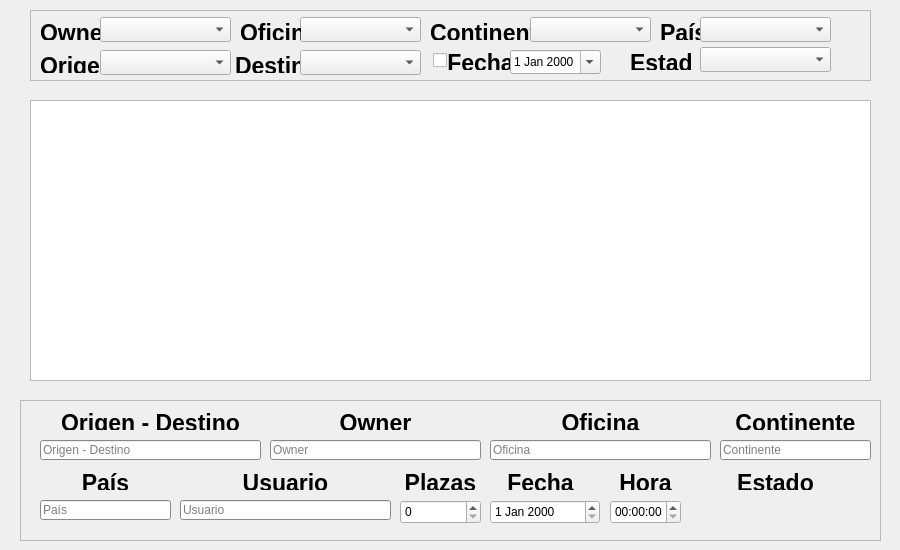
<?xml version="1.0" encoding="UTF-8"?>
<ui version="4.0">
 <class>historial</class>
 <widget class="QDialog" name="historial">
  <property name="geometry">
   <rect>
    <x>0</x>
    <y>0</y>
    <width>900</width>
    <height>550</height>
   </rect>
  </property>
  <property name="minimumSize">
   <size>
    <width>900</width>
    <height>550</height>
   </size>
  </property>
  <property name="maximumSize">
   <size>
    <width>900</width>
    <height>16777215</height>
   </size>
  </property>
  <property name="windowTitle">
   <string>Dialog</string>
  </property>
  <widget class="QFrame" name="filtrado">
   <property name="geometry">
    <rect>
     <x>30</x>
     <y>10</y>
     <width>841</width>
     <height>71</height>
    </rect>
   </property>
   <property name="frameShape">
    <enum>QFrame::StyledPanel</enum>
   </property>
   <property name="frameShadow">
    <enum>QFrame::Raised</enum>
   </property>
   <widget class="QComboBox" name="comboOficinaFilter">
    <property name="geometry">
     <rect>
      <x>270</x>
      <y>7</y>
      <width>121</width>
      <height>25</height>
     </rect>
    </property>
   </widget>
   <widget class="QLabel" name="labelFechaFilter">
    <property name="geometry">
     <rect>
      <x>415</x>
      <y>40</y>
      <width>71</width>
      <height>20</height>
     </rect>
    </property>
    <property name="font">
     <font>
      <pointsize>17</pointsize>
      <weight>75</weight>
      <bold>true</bold>
      <underline>false</underline>
     </font>
    </property>
    <property name="text">
     <string>&lt;html&gt;&lt;head/&gt;&lt;body&gt;&lt;p align=&quot;center&quot;&gt;Fecha&lt;/p&gt;&lt;/body&gt;&lt;/html&gt;</string>
    </property>
   </widget>
   <widget class="QLabel" name="labelOwnerFilter">
    <property name="geometry">
     <rect>
      <x>10</x>
      <y>10</y>
      <width>61</width>
      <height>20</height>
     </rect>
    </property>
    <property name="font">
     <font>
      <pointsize>17</pointsize>
      <weight>75</weight>
      <bold>true</bold>
      <underline>false</underline>
     </font>
    </property>
    <property name="text">
     <string>&lt;html&gt;&lt;head/&gt;&lt;body&gt;&lt;p align=&quot;center&quot;&gt;Owner&lt;/p&gt;&lt;/body&gt;&lt;/html&gt;</string>
    </property>
   </widget>
   <widget class="QLabel" name="labelContinenteFilter">
    <property name="geometry">
     <rect>
      <x>400</x>
      <y>10</y>
      <width>101</width>
      <height>20</height>
     </rect>
    </property>
    <property name="font">
     <font>
      <pointsize>17</pointsize>
      <weight>75</weight>
      <bold>true</bold>
      <underline>false</underline>
     </font>
    </property>
    <property name="text">
     <string>&lt;html&gt;&lt;head/&gt;&lt;body&gt;&lt;p align=&quot;center&quot;&gt;Continente&lt;/p&gt;&lt;/body&gt;&lt;/html&gt;</string>
    </property>
   </widget>
   <widget class="QComboBox" name="comboOwnerFilter">
    <property name="geometry">
     <rect>
      <x>70</x>
      <y>7</y>
      <width>131</width>
      <height>25</height>
     </rect>
    </property>
   </widget>
   <widget class="QDateEdit" name="dateFechaFilter">
    <property name="geometry">
     <rect>
      <x>480</x>
      <y>40</y>
      <width>91</width>
      <height>24</height>
     </rect>
    </property>
    <property name="calendarPopup">
     <bool>true</bool>
    </property>
   </widget>
   <widget class="QLabel" name="labelOficinaFilter">
    <property name="geometry">
     <rect>
      <x>210</x>
      <y>10</y>
      <width>61</width>
      <height>20</height>
     </rect>
    </property>
    <property name="font">
     <font>
      <pointsize>17</pointsize>
      <weight>75</weight>
      <bold>true</bold>
      <underline>false</underline>
     </font>
    </property>
    <property name="text">
     <string>&lt;html&gt;&lt;head/&gt;&lt;body&gt;&lt;p align=&quot;center&quot;&gt;Oficina&lt;/p&gt;&lt;/body&gt;&lt;/html&gt;</string>
    </property>
   </widget>
   <widget class="QComboBox" name="comboContinenteFilter">
    <property name="geometry">
     <rect>
      <x>500</x>
      <y>7</y>
      <width>121</width>
      <height>25</height>
     </rect>
    </property>
   </widget>
   <widget class="QCheckBox" name="checkFecha">
    <property name="enabled">
     <bool>true</bool>
    </property>
    <property name="geometry">
     <rect>
      <x>403</x>
      <y>40</y>
      <width>21</width>
      <height>20</height>
     </rect>
    </property>
    <property name="text">
     <string/>
    </property>
   </widget>
   <widget class="QLabel" name="labelPaisFilter">
    <property name="geometry">
     <rect>
      <x>630</x>
      <y>10</y>
      <width>41</width>
      <height>20</height>
     </rect>
    </property>
    <property name="font">
     <font>
      <pointsize>17</pointsize>
      <weight>75</weight>
      <bold>true</bold>
      <underline>false</underline>
     </font>
    </property>
    <property name="text">
     <string>&lt;html&gt;&lt;head/&gt;&lt;body&gt;&lt;p align=&quot;center&quot;&gt;País&lt;/p&gt;&lt;/body&gt;&lt;/html&gt;</string>
    </property>
   </widget>
   <widget class="QComboBox" name="comboPais">
    <property name="geometry">
     <rect>
      <x>670</x>
      <y>7</y>
      <width>131</width>
      <height>25</height>
     </rect>
    </property>
   </widget>
   <widget class="QLabel" name="labelEstadoFilter">
    <property name="geometry">
     <rect>
      <x>600</x>
      <y>40</y>
      <width>61</width>
      <height>20</height>
     </rect>
    </property>
    <property name="font">
     <font>
      <pointsize>17</pointsize>
      <weight>75</weight>
      <bold>true</bold>
      <underline>false</underline>
     </font>
    </property>
    <property name="text">
     <string>&lt;html&gt;&lt;head/&gt;&lt;body&gt;&lt;p align=&quot;center&quot;&gt;Estado&lt;/p&gt;&lt;/body&gt;&lt;/html&gt;</string>
    </property>
   </widget>
   <widget class="QComboBox" name="comboEstado">
    <property name="geometry">
     <rect>
      <x>670</x>
      <y>37</y>
      <width>131</width>
      <height>25</height>
     </rect>
    </property>
   </widget>
   <widget class="QComboBox" name="comboOrigenFilter">
    <property name="geometry">
     <rect>
      <x>70</x>
      <y>40</y>
      <width>131</width>
      <height>25</height>
     </rect>
    </property>
   </widget>
   <widget class="QLabel" name="labelDestinoFilter">
    <property name="geometry">
     <rect>
      <x>205</x>
      <y>43</y>
      <width>71</width>
      <height>20</height>
     </rect>
    </property>
    <property name="font">
     <font>
      <pointsize>17</pointsize>
      <weight>75</weight>
      <bold>true</bold>
      <underline>false</underline>
     </font>
    </property>
    <property name="text">
     <string>&lt;html&gt;&lt;head/&gt;&lt;body&gt;&lt;p align=&quot;center&quot;&gt;Destino&lt;/p&gt;&lt;/body&gt;&lt;/html&gt;</string>
    </property>
   </widget>
   <widget class="QLabel" name="labelOrigenFilter">
    <property name="geometry">
     <rect>
      <x>10</x>
      <y>43</y>
      <width>61</width>
      <height>20</height>
     </rect>
    </property>
    <property name="font">
     <font>
      <pointsize>17</pointsize>
      <weight>75</weight>
      <bold>true</bold>
      <underline>false</underline>
     </font>
    </property>
    <property name="text">
     <string>&lt;html&gt;&lt;head/&gt;&lt;body&gt;&lt;p align=&quot;center&quot;&gt;Origen&lt;/p&gt;&lt;/body&gt;&lt;/html&gt;</string>
    </property>
   </widget>
   <widget class="QComboBox" name="comboDestinoFilter">
    <property name="geometry">
     <rect>
      <x>270</x>
      <y>40</y>
      <width>121</width>
      <height>25</height>
     </rect>
    </property>
   </widget>
   <zorder>comboOficinaFilter</zorder>
   <zorder>labelFechaFilter</zorder>
   <zorder>labelOwnerFilter</zorder>
   <zorder>labelContinenteFilter</zorder>
   <zorder>dateFechaFilter</zorder>
   <zorder>labelOficinaFilter</zorder>
   <zorder>comboContinenteFilter</zorder>
   <zorder>checkFecha</zorder>
   <zorder>labelPaisFilter</zorder>
   <zorder>comboPais</zorder>
   <zorder>labelEstadoFilter</zorder>
   <zorder>comboEstado</zorder>
   <zorder>labelDestinoFilter</zorder>
   <zorder>labelOrigenFilter</zorder>
   <zorder>comboDestinoFilter</zorder>
   <zorder>comboOrigenFilter</zorder>
   <zorder>comboOwnerFilter</zorder>
  </widget>
  <widget class="QTableWidget" name="tablePeticiones">
   <property name="geometry">
    <rect>
     <x>30</x>
     <y>100</y>
     <width>841</width>
     <height>281</height>
    </rect>
   </property>
   <property name="selectionMode">
    <enum>QAbstractItemView::SingleSelection</enum>
   </property>
   <property name="selectionBehavior">
    <enum>QAbstractItemView::SelectRows</enum>
   </property>
  </widget>
  <widget class="QFrame" name="labels">
   <property name="enabled">
    <bool>true</bool>
   </property>
   <property name="geometry">
    <rect>
     <x>20</x>
     <y>400</y>
     <width>861</width>
     <height>141</height>
    </rect>
   </property>
   <property name="frameShape">
    <enum>QFrame::StyledPanel</enum>
   </property>
   <property name="frameShadow">
    <enum>QFrame::Raised</enum>
   </property>
   <widget class="QLabel" name="labelNego">
    <property name="geometry">
     <rect>
      <x>20</x>
      <y>10</y>
      <width>221</width>
      <height>20</height>
     </rect>
    </property>
    <property name="font">
     <font>
      <pointsize>17</pointsize>
      <weight>75</weight>
      <bold>true</bold>
      <underline>false</underline>
     </font>
    </property>
    <property name="text">
     <string>&lt;html&gt;&lt;head/&gt;&lt;body&gt;&lt;p align=&quot;center&quot;&gt;Origen - Destino&lt;/p&gt;&lt;/body&gt;&lt;/html&gt;</string>
    </property>
   </widget>
   <widget class="QLineEdit" name="txtNego">
    <property name="geometry">
     <rect>
      <x>20</x>
      <y>40</y>
      <width>221</width>
      <height>20</height>
     </rect>
    </property>
    <property name="palette">
     <palette>
      <active>
       <colorrole role="Base">
        <brush brushstyle="SolidPattern">
         <color alpha="255">
          <red>255</red>
          <green>255</green>
          <blue>255</blue>
         </color>
        </brush>
       </colorrole>
       <colorrole role="Window">
        <brush brushstyle="SolidPattern">
         <color alpha="255">
          <red>191</red>
          <green>191</green>
          <blue>191</blue>
         </color>
        </brush>
       </colorrole>
      </active>
      <inactive>
       <colorrole role="Base">
        <brush brushstyle="SolidPattern">
         <color alpha="255">
          <red>255</red>
          <green>255</green>
          <blue>255</blue>
         </color>
        </brush>
       </colorrole>
       <colorrole role="Window">
        <brush brushstyle="SolidPattern">
         <color alpha="255">
          <red>191</red>
          <green>191</green>
          <blue>191</blue>
         </color>
        </brush>
       </colorrole>
      </inactive>
      <disabled>
       <colorrole role="Base">
        <brush brushstyle="SolidPattern">
         <color alpha="255">
          <red>191</red>
          <green>191</green>
          <blue>191</blue>
         </color>
        </brush>
       </colorrole>
       <colorrole role="Window">
        <brush brushstyle="SolidPattern">
         <color alpha="255">
          <red>191</red>
          <green>191</green>
          <blue>191</blue>
         </color>
        </brush>
       </colorrole>
      </disabled>
     </palette>
    </property>
    <property name="placeholderText">
     <string>Origen - Destino</string>
    </property>
   </widget>
   <widget class="QLineEdit" name="txtOwner">
    <property name="geometry">
     <rect>
      <x>250</x>
      <y>40</y>
      <width>211</width>
      <height>20</height>
     </rect>
    </property>
    <property name="palette">
     <palette>
      <active>
       <colorrole role="Base">
        <brush brushstyle="SolidPattern">
         <color alpha="255">
          <red>255</red>
          <green>255</green>
          <blue>255</blue>
         </color>
        </brush>
       </colorrole>
       <colorrole role="Window">
        <brush brushstyle="SolidPattern">
         <color alpha="255">
          <red>191</red>
          <green>191</green>
          <blue>191</blue>
         </color>
        </brush>
       </colorrole>
      </active>
      <inactive>
       <colorrole role="Base">
        <brush brushstyle="SolidPattern">
         <color alpha="255">
          <red>255</red>
          <green>255</green>
          <blue>255</blue>
         </color>
        </brush>
       </colorrole>
       <colorrole role="Window">
        <brush brushstyle="SolidPattern">
         <color alpha="255">
          <red>191</red>
          <green>191</green>
          <blue>191</blue>
         </color>
        </brush>
       </colorrole>
      </inactive>
      <disabled>
       <colorrole role="Base">
        <brush brushstyle="SolidPattern">
         <color alpha="255">
          <red>191</red>
          <green>191</green>
          <blue>191</blue>
         </color>
        </brush>
       </colorrole>
       <colorrole role="Window">
        <brush brushstyle="SolidPattern">
         <color alpha="255">
          <red>191</red>
          <green>191</green>
          <blue>191</blue>
         </color>
        </brush>
       </colorrole>
      </disabled>
     </palette>
    </property>
    <property name="text">
     <string/>
    </property>
    <property name="placeholderText">
     <string>Owner</string>
    </property>
   </widget>
   <widget class="QLabel" name="labelOwner">
    <property name="geometry">
     <rect>
      <x>250</x>
      <y>10</y>
      <width>211</width>
      <height>20</height>
     </rect>
    </property>
    <property name="font">
     <font>
      <pointsize>17</pointsize>
      <weight>75</weight>
      <bold>true</bold>
      <underline>false</underline>
     </font>
    </property>
    <property name="text">
     <string>&lt;html&gt;&lt;head/&gt;&lt;body&gt;&lt;p align=&quot;center&quot;&gt;Owner&lt;/p&gt;&lt;/body&gt;&lt;/html&gt;</string>
    </property>
   </widget>
   <widget class="QLabel" name="labelContinent">
    <property name="geometry">
     <rect>
      <x>700</x>
      <y>10</y>
      <width>151</width>
      <height>20</height>
     </rect>
    </property>
    <property name="font">
     <font>
      <pointsize>17</pointsize>
      <weight>75</weight>
      <bold>true</bold>
      <underline>false</underline>
     </font>
    </property>
    <property name="text">
     <string>&lt;html&gt;&lt;head/&gt;&lt;body&gt;&lt;p align=&quot;center&quot;&gt;Continente&lt;/p&gt;&lt;/body&gt;&lt;/html&gt;</string>
    </property>
   </widget>
   <widget class="QLineEdit" name="txtContinente">
    <property name="geometry">
     <rect>
      <x>700</x>
      <y>40</y>
      <width>151</width>
      <height>20</height>
     </rect>
    </property>
    <property name="palette">
     <palette>
      <active>
       <colorrole role="Base">
        <brush brushstyle="SolidPattern">
         <color alpha="255">
          <red>255</red>
          <green>255</green>
          <blue>255</blue>
         </color>
        </brush>
       </colorrole>
       <colorrole role="Window">
        <brush brushstyle="SolidPattern">
         <color alpha="255">
          <red>191</red>
          <green>191</green>
          <blue>191</blue>
         </color>
        </brush>
       </colorrole>
      </active>
      <inactive>
       <colorrole role="Base">
        <brush brushstyle="SolidPattern">
         <color alpha="255">
          <red>255</red>
          <green>255</green>
          <blue>255</blue>
         </color>
        </brush>
       </colorrole>
       <colorrole role="Window">
        <brush brushstyle="SolidPattern">
         <color alpha="255">
          <red>191</red>
          <green>191</green>
          <blue>191</blue>
         </color>
        </brush>
       </colorrole>
      </inactive>
      <disabled>
       <colorrole role="Base">
        <brush brushstyle="SolidPattern">
         <color alpha="255">
          <red>191</red>
          <green>191</green>
          <blue>191</blue>
         </color>
        </brush>
       </colorrole>
       <colorrole role="Window">
        <brush brushstyle="SolidPattern">
         <color alpha="255">
          <red>191</red>
          <green>191</green>
          <blue>191</blue>
         </color>
        </brush>
       </colorrole>
      </disabled>
     </palette>
    </property>
    <property name="echoMode">
     <enum>QLineEdit::Normal</enum>
    </property>
    <property name="placeholderText">
     <string>Continente</string>
    </property>
   </widget>
   <widget class="QLineEdit" name="txtPais">
    <property name="geometry">
     <rect>
      <x>20</x>
      <y>100</y>
      <width>131</width>
      <height>20</height>
     </rect>
    </property>
    <property name="palette">
     <palette>
      <active>
       <colorrole role="Base">
        <brush brushstyle="SolidPattern">
         <color alpha="255">
          <red>255</red>
          <green>255</green>
          <blue>255</blue>
         </color>
        </brush>
       </colorrole>
       <colorrole role="Window">
        <brush brushstyle="SolidPattern">
         <color alpha="255">
          <red>191</red>
          <green>191</green>
          <blue>191</blue>
         </color>
        </brush>
       </colorrole>
      </active>
      <inactive>
       <colorrole role="Base">
        <brush brushstyle="SolidPattern">
         <color alpha="255">
          <red>255</red>
          <green>255</green>
          <blue>255</blue>
         </color>
        </brush>
       </colorrole>
       <colorrole role="Window">
        <brush brushstyle="SolidPattern">
         <color alpha="255">
          <red>191</red>
          <green>191</green>
          <blue>191</blue>
         </color>
        </brush>
       </colorrole>
      </inactive>
      <disabled>
       <colorrole role="Base">
        <brush brushstyle="SolidPattern">
         <color alpha="255">
          <red>191</red>
          <green>191</green>
          <blue>191</blue>
         </color>
        </brush>
       </colorrole>
       <colorrole role="Window">
        <brush brushstyle="SolidPattern">
         <color alpha="255">
          <red>191</red>
          <green>191</green>
          <blue>191</blue>
         </color>
        </brush>
       </colorrole>
      </disabled>
     </palette>
    </property>
    <property name="echoMode">
     <enum>QLineEdit::Normal</enum>
    </property>
    <property name="placeholderText">
     <string>País</string>
    </property>
   </widget>
   <widget class="QLabel" name="labelPais">
    <property name="geometry">
     <rect>
      <x>20</x>
      <y>70</y>
      <width>131</width>
      <height>20</height>
     </rect>
    </property>
    <property name="font">
     <font>
      <pointsize>17</pointsize>
      <weight>75</weight>
      <bold>true</bold>
      <underline>false</underline>
     </font>
    </property>
    <property name="text">
     <string>&lt;html&gt;&lt;head/&gt;&lt;body&gt;&lt;p align=&quot;center&quot;&gt;País&lt;/p&gt;&lt;/body&gt;&lt;/html&gt;</string>
    </property>
   </widget>
   <widget class="QLabel" name="labelHora">
    <property name="geometry">
     <rect>
      <x>590</x>
      <y>70</y>
      <width>71</width>
      <height>20</height>
     </rect>
    </property>
    <property name="font">
     <font>
      <pointsize>17</pointsize>
      <weight>75</weight>
      <bold>true</bold>
      <underline>false</underline>
     </font>
    </property>
    <property name="text">
     <string>&lt;html&gt;&lt;head/&gt;&lt;body&gt;&lt;p align=&quot;center&quot;&gt;Hora&lt;/p&gt;&lt;/body&gt;&lt;/html&gt;</string>
    </property>
   </widget>
   <widget class="QLabel" name="labelNombre">
    <property name="geometry">
     <rect>
      <x>160</x>
      <y>70</y>
      <width>211</width>
      <height>20</height>
     </rect>
    </property>
    <property name="font">
     <font>
      <pointsize>17</pointsize>
      <weight>75</weight>
      <bold>true</bold>
      <underline>false</underline>
     </font>
    </property>
    <property name="text">
     <string>&lt;html&gt;&lt;head/&gt;&lt;body&gt;&lt;p align=&quot;center&quot;&gt;Usuario&lt;/p&gt;&lt;/body&gt;&lt;/html&gt;</string>
    </property>
   </widget>
   <widget class="QLineEdit" name="txtUsuario">
    <property name="geometry">
     <rect>
      <x>160</x>
      <y>100</y>
      <width>211</width>
      <height>20</height>
     </rect>
    </property>
    <property name="palette">
     <palette>
      <active>
       <colorrole role="Base">
        <brush brushstyle="SolidPattern">
         <color alpha="255">
          <red>255</red>
          <green>255</green>
          <blue>255</blue>
         </color>
        </brush>
       </colorrole>
       <colorrole role="Window">
        <brush brushstyle="SolidPattern">
         <color alpha="255">
          <red>191</red>
          <green>191</green>
          <blue>191</blue>
         </color>
        </brush>
       </colorrole>
      </active>
      <inactive>
       <colorrole role="Base">
        <brush brushstyle="SolidPattern">
         <color alpha="255">
          <red>255</red>
          <green>255</green>
          <blue>255</blue>
         </color>
        </brush>
       </colorrole>
       <colorrole role="Window">
        <brush brushstyle="SolidPattern">
         <color alpha="255">
          <red>191</red>
          <green>191</green>
          <blue>191</blue>
         </color>
        </brush>
       </colorrole>
      </inactive>
      <disabled>
       <colorrole role="Base">
        <brush brushstyle="SolidPattern">
         <color alpha="255">
          <red>191</red>
          <green>191</green>
          <blue>191</blue>
         </color>
        </brush>
       </colorrole>
       <colorrole role="Window">
        <brush brushstyle="SolidPattern">
         <color alpha="255">
          <red>191</red>
          <green>191</green>
          <blue>191</blue>
         </color>
        </brush>
       </colorrole>
      </disabled>
     </palette>
    </property>
    <property name="placeholderText">
     <string>Usuario</string>
    </property>
   </widget>
   <widget class="QLabel" name="labelPlazas">
    <property name="geometry">
     <rect>
      <x>380</x>
      <y>70</y>
      <width>81</width>
      <height>20</height>
     </rect>
    </property>
    <property name="font">
     <font>
      <pointsize>17</pointsize>
      <weight>75</weight>
      <bold>true</bold>
      <underline>false</underline>
     </font>
    </property>
    <property name="text">
     <string>&lt;html&gt;&lt;head/&gt;&lt;body&gt;&lt;p align=&quot;center&quot;&gt;Plazas&lt;/p&gt;&lt;/body&gt;&lt;/html&gt;</string>
    </property>
   </widget>
   <widget class="QLabel" name="labelFecha">
    <property name="geometry">
     <rect>
      <x>470</x>
      <y>70</y>
      <width>101</width>
      <height>20</height>
     </rect>
    </property>
    <property name="font">
     <font>
      <pointsize>17</pointsize>
      <weight>75</weight>
      <bold>true</bold>
      <underline>false</underline>
     </font>
    </property>
    <property name="text">
     <string>&lt;html&gt;&lt;head/&gt;&lt;body&gt;&lt;p align=&quot;center&quot;&gt;Fecha&lt;/p&gt;&lt;/body&gt;&lt;/html&gt;</string>
    </property>
   </widget>
   <widget class="QSpinBox" name="spinPlazas">
    <property name="geometry">
     <rect>
      <x>380</x>
      <y>100</y>
      <width>81</width>
      <height>24</height>
     </rect>
    </property>
   </widget>
   <widget class="QDateEdit" name="date">
    <property name="geometry">
     <rect>
      <x>470</x>
      <y>100</y>
      <width>110</width>
      <height>24</height>
     </rect>
    </property>
   </widget>
   <widget class="QTimeEdit" name="time">
    <property name="geometry">
     <rect>
      <x>590</x>
      <y>100</y>
      <width>71</width>
      <height>24</height>
     </rect>
    </property>
   </widget>
   <widget class="QLabel" name="labelEstados">
    <property name="geometry">
     <rect>
      <x>670</x>
      <y>70</y>
      <width>171</width>
      <height>20</height>
     </rect>
    </property>
    <property name="font">
     <font>
      <pointsize>17</pointsize>
      <weight>75</weight>
      <bold>true</bold>
      <underline>false</underline>
     </font>
    </property>
    <property name="text">
     <string>&lt;html&gt;&lt;head/&gt;&lt;body&gt;&lt;p align=&quot;center&quot;&gt;Estado&lt;/p&gt;&lt;/body&gt;&lt;/html&gt;</string>
    </property>
   </widget>
   <widget class="QLabel" name="labelEstado">
    <property name="geometry">
     <rect>
      <x>670</x>
      <y>90</y>
      <width>171</width>
      <height>41</height>
     </rect>
    </property>
    <property name="palette">
     <palette>
      <active>
       <colorrole role="Text">
        <brush brushstyle="SolidPattern">
         <color alpha="255">
          <red>6</red>
          <green>232</green>
          <blue>0</blue>
         </color>
        </brush>
       </colorrole>
      </active>
      <inactive>
       <colorrole role="Text">
        <brush brushstyle="SolidPattern">
         <color alpha="255">
          <red>6</red>
          <green>232</green>
          <blue>0</blue>
         </color>
        </brush>
       </colorrole>
      </inactive>
      <disabled>
       <colorrole role="Text">
        <brush brushstyle="SolidPattern">
         <color alpha="255">
          <red>127</red>
          <green>127</green>
          <blue>127</blue>
         </color>
        </brush>
       </colorrole>
      </disabled>
     </palette>
    </property>
    <property name="font">
     <font>
      <pointsize>17</pointsize>
      <weight>75</weight>
      <bold>true</bold>
     </font>
    </property>
    <property name="text">
     <string>&lt;html&gt;&lt;head/&gt;&lt;body&gt;&lt;p align=&quot;center&quot;&gt;&lt;br/&gt;&lt;/p&gt;&lt;/body&gt;&lt;/html&gt;</string>
    </property>
    <property name="alignment">
     <set>Qt::AlignCenter</set>
    </property>
   </widget>
   <widget class="QLineEdit" name="txtOficina">
    <property name="geometry">
     <rect>
      <x>470</x>
      <y>40</y>
      <width>221</width>
      <height>20</height>
     </rect>
    </property>
    <property name="palette">
     <palette>
      <active>
       <colorrole role="Base">
        <brush brushstyle="SolidPattern">
         <color alpha="255">
          <red>255</red>
          <green>255</green>
          <blue>255</blue>
         </color>
        </brush>
       </colorrole>
       <colorrole role="Window">
        <brush brushstyle="SolidPattern">
         <color alpha="255">
          <red>191</red>
          <green>191</green>
          <blue>191</blue>
         </color>
        </brush>
       </colorrole>
      </active>
      <inactive>
       <colorrole role="Base">
        <brush brushstyle="SolidPattern">
         <color alpha="255">
          <red>255</red>
          <green>255</green>
          <blue>255</blue>
         </color>
        </brush>
       </colorrole>
       <colorrole role="Window">
        <brush brushstyle="SolidPattern">
         <color alpha="255">
          <red>191</red>
          <green>191</green>
          <blue>191</blue>
         </color>
        </brush>
       </colorrole>
      </inactive>
      <disabled>
       <colorrole role="Base">
        <brush brushstyle="SolidPattern">
         <color alpha="255">
          <red>191</red>
          <green>191</green>
          <blue>191</blue>
         </color>
        </brush>
       </colorrole>
       <colorrole role="Window">
        <brush brushstyle="SolidPattern">
         <color alpha="255">
          <red>191</red>
          <green>191</green>
          <blue>191</blue>
         </color>
        </brush>
       </colorrole>
      </disabled>
     </palette>
    </property>
    <property name="text">
     <string/>
    </property>
    <property name="alignment">
     <set>Qt::AlignLeading|Qt::AlignLeft|Qt::AlignVCenter</set>
    </property>
    <property name="placeholderText">
     <string>Oficina</string>
    </property>
   </widget>
   <widget class="QLabel" name="labelOficina">
    <property name="geometry">
     <rect>
      <x>470</x>
      <y>10</y>
      <width>221</width>
      <height>20</height>
     </rect>
    </property>
    <property name="font">
     <font>
      <pointsize>17</pointsize>
      <weight>75</weight>
      <bold>true</bold>
      <underline>false</underline>
     </font>
    </property>
    <property name="text">
     <string>&lt;html&gt;&lt;head/&gt;&lt;body&gt;&lt;p align=&quot;center&quot;&gt;Oficina&lt;/p&gt;&lt;/body&gt;&lt;/html&gt;</string>
    </property>
   </widget>
  </widget>
 </widget>
 <resources/>
 <connections>
  <connection>
   <sender>comboOwnerFilter</sender>
   <signal>currentIndexChanged(int)</signal>
   <receiver>historial</receiver>
   <slot>showPeticiones()</slot>
   <hints>
    <hint type="sourcelabel">
     <x>113</x>
     <y>32</y>
    </hint>
    <hint type="destinationlabel">
     <x>9</x>
     <y>29</y>
    </hint>
   </hints>
  </connection>
  <connection>
   <sender>comboOficinaFilter</sender>
   <signal>currentIndexChanged(int)</signal>
   <receiver>historial</receiver>
   <slot>showPeticiones()</slot>
   <hints>
    <hint type="sourcelabel">
     <x>331</x>
     <y>23</y>
    </hint>
    <hint type="destinationlabel">
     <x>331</x>
     <y>6</y>
    </hint>
   </hints>
  </connection>
  <connection>
   <sender>comboContinenteFilter</sender>
   <signal>currentIndexChanged(int)</signal>
   <receiver>historial</receiver>
   <slot>showPeticiones()</slot>
   <hints>
    <hint type="sourcelabel">
     <x>571</x>
     <y>25</y>
    </hint>
    <hint type="destinationlabel">
     <x>571</x>
     <y>6</y>
    </hint>
   </hints>
  </connection>
  <connection>
   <sender>comboPais</sender>
   <signal>currentIndexChanged(int)</signal>
   <receiver>historial</receiver>
   <slot>showPeticiones()</slot>
   <hints>
    <hint type="sourcelabel">
     <x>714</x>
     <y>21</y>
    </hint>
    <hint type="destinationlabel">
     <x>717</x>
     <y>3</y>
    </hint>
   </hints>
  </connection>
  <connection>
   <sender>comboOrigenFilter</sender>
   <signal>currentIndexChanged(int)</signal>
   <receiver>historial</receiver>
   <slot>showPeticiones()</slot>
   <hints>
    <hint type="sourcelabel">
     <x>165</x>
     <y>66</y>
    </hint>
    <hint type="destinationlabel">
     <x>161</x>
     <y>88</y>
    </hint>
   </hints>
  </connection>
  <connection>
   <sender>comboDestinoFilter</sender>
   <signal>currentIndexChanged(int)</signal>
   <receiver>historial</receiver>
   <slot>showPeticiones()</slot>
   <hints>
    <hint type="sourcelabel">
     <x>369</x>
     <y>68</y>
    </hint>
    <hint type="destinationlabel">
     <x>369</x>
     <y>89</y>
    </hint>
   </hints>
  </connection>
  <connection>
   <sender>checkFecha</sender>
   <signal>clicked()</signal>
   <receiver>historial</receiver>
   <slot>showPeticiones()</slot>
   <hints>
    <hint type="sourcelabel">
     <x>443</x>
     <y>64</y>
    </hint>
    <hint type="destinationlabel">
     <x>443</x>
     <y>91</y>
    </hint>
   </hints>
  </connection>
  <connection>
   <sender>dateFechaFilter</sender>
   <signal>dateChanged(QDate)</signal>
   <receiver>historial</receiver>
   <slot>showPeticiones()</slot>
   <hints>
    <hint type="sourcelabel">
     <x>544</x>
     <y>67</y>
    </hint>
    <hint type="destinationlabel">
     <x>543</x>
     <y>89</y>
    </hint>
   </hints>
  </connection>
  <connection>
   <sender>comboEstado</sender>
   <signal>currentIndexChanged(int)</signal>
   <receiver>historial</receiver>
   <slot>showPeticiones()</slot>
   <hints>
    <hint type="sourcelabel">
     <x>768</x>
     <y>61</y>
    </hint>
    <hint type="destinationlabel">
     <x>766</x>
     <y>87</y>
    </hint>
   </hints>
  </connection>
  <connection>
   <sender>tablePeticiones</sender>
   <signal>itemChanged(QTableWidgetItem*)</signal>
   <receiver>historial</receiver>
   <slot>showLabel()</slot>
   <hints>
    <hint type="sourcelabel">
     <x>56</x>
     <y>217</y>
    </hint>
    <hint type="destinationlabel">
     <x>12</x>
     <y>217</y>
    </hint>
   </hints>
  </connection>
 </connections>
 <slots>
  <slot>showPeticiones()</slot>
  <slot>showLabel()</slot>
 </slots>
</ui>
